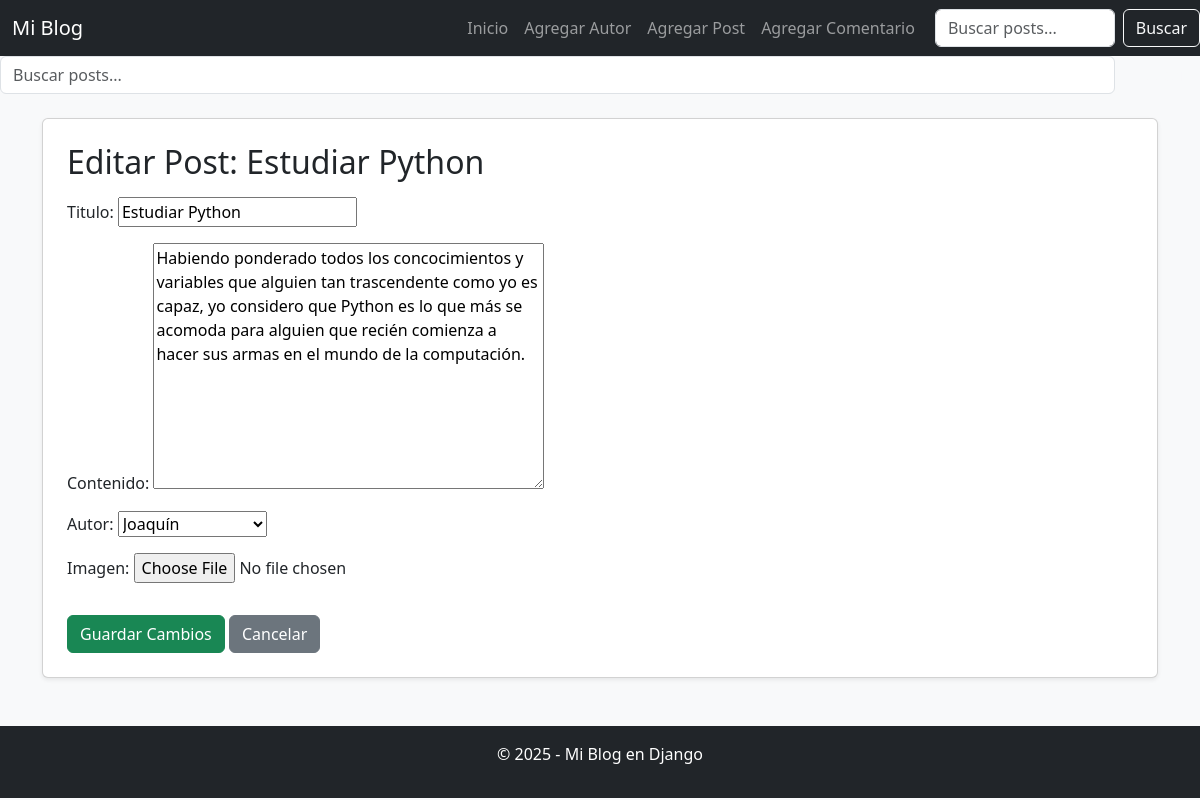
/post/2/editar/, run on the app's committed database.
### blog/models.py (models this page shows, shortened)
class Post(models.Model):
    titulo = models.CharField(max_length=200)
    contenido = models.TextField()
    autor = models.ForeignKey('Autor', on_delete=models.CASCADE)
    fecha_publicacion = models.DateTimeField(auto_now_add=True)
    imagen = models.ImageField(upload_to='post_images/', blank=True, null=True)  # Nuevo campo

### blog/views.py (the view)
# urls.py: path('post/<int:post_id>/editar/', editar_post, name='editar_post'),
def editar_post(request, post_id):
    post = get_object_or_404(Post, id=post_id)
    if request.method == "POST":
        form = PostForm(request.POST, request.FILES, instance=post)
        if form.is_valid():
            form.save()
            return redirect('detalle_post', post_id=post.id)
    else:
        form = PostForm(instance=post)
    return render(request, 'blog/editar_post.html', {'form': form, 'post': post})

### blog/forms.py
class PostForm(forms.ModelForm):
    class Meta:
        model = Post
        fields = ['titulo', 'contenido', 'autor', 'imagen']  # Agregamos "imagen"

### blog/models.py (called while the page is built)
    def __str__(self):
        return self.nombre

### blog/templates/blog/editar_post.html (shortened to what this page needs)
{% extends 'blog/base.html' %}
{% block content %}
<div class="card p-4 shadow-sm">
    <h2 class="mb-3">Editar Post: {{ post.titulo }}</h2>
    <form method="post" enctype="multipart/form-data">
        {{ form.as_p }}
        <button type="submit" class="btn btn-success mt-3">Guardar Cambios</button>
        <a href="{% url 'detalle_post' post.id %}" class="btn btn-secondary mt-3">Cancelar</a>
    </form>
</div>
{% endblock %}

### data on the page
Post: titulo "Estudiar Python", contenido "Habiendo ponderado todos los concocimientos y variables que alguien tan trascendente como yo es capaz, yo considero que Python es lo que más se acomoda para alguien que recién comienza a hacer sus armas en el mundo de la computación.", autor "Joaquín"
